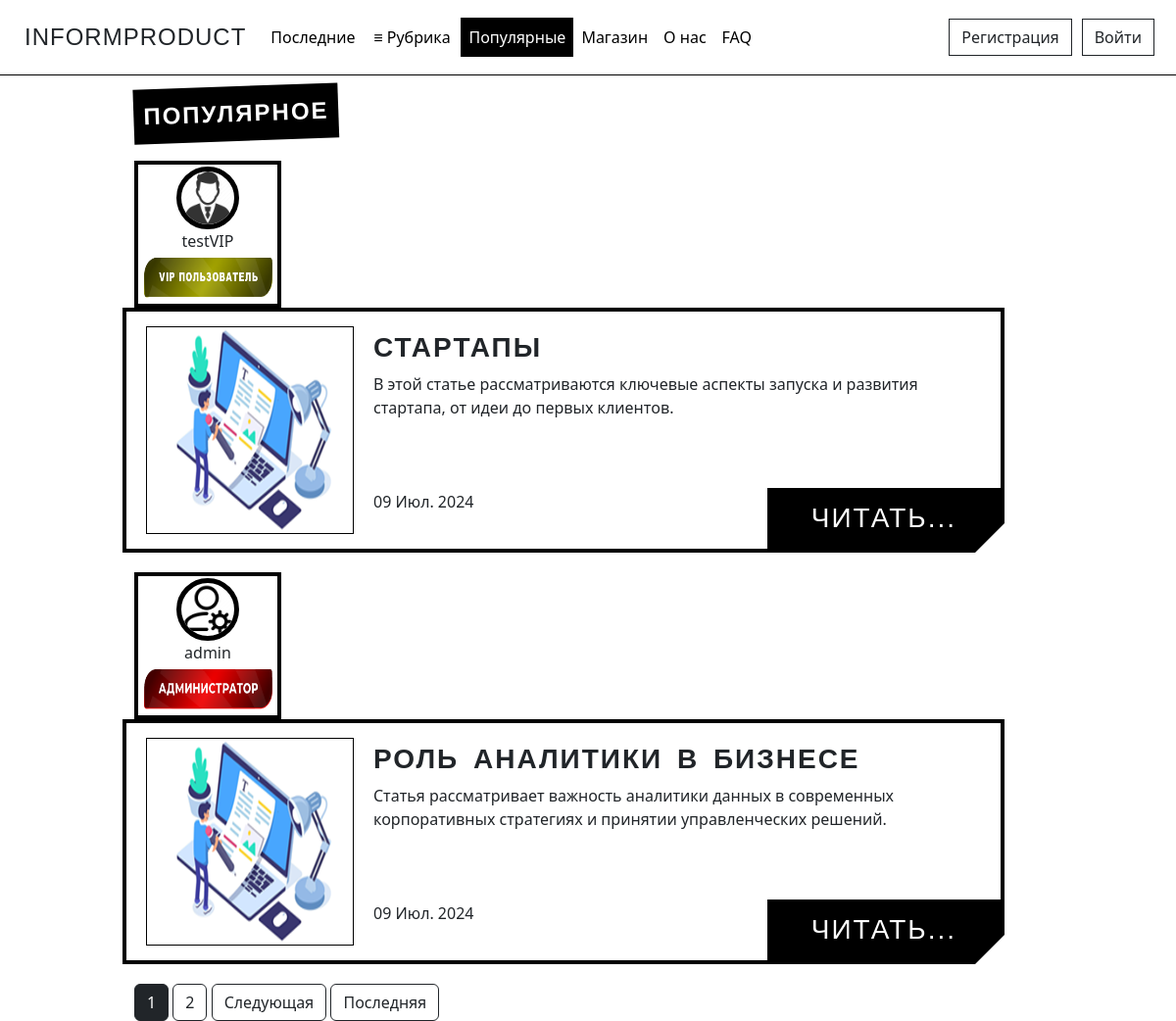
The app's page /popular with its own data.
### journal/models.py (models this page shows, shortened)
class Article(models.Model):
    CATEGORY_CHOICES = [
        ('Analytics', 'Аналитика'),
        ('ART', 'АРТ'),
        ('Music', 'Музыка'),
        ('Science', 'Наука'),
        ('Varial', 'Разное'),
    ]
    title = models.CharField('Название', max_length=100)
    description = models.TextField('Описание')
    text = models.TextField('Основной текст')
    category = models.CharField(max_length=50, verbose_name='Рубрика', choices=CATEGORY_CHOICES, default='Разное')
    author = models.ForeignKey(User, verbose_name='Автор', on_delete=models.CASCADE)
    publication = models.BooleanField('Статус публикации', default=False)
    date = models.DateTimeField('Дата', default=timezone.now)
    likes = models.IntegerField('Количество лайков', default=0)
    img = models.ImageField('Превью', default='default_preview.png', upload_to='preview_images')
    class Meta:
        verbose_name = 'Статью'
        verbose_name_plural = 'Статьи'

### users/models.py (models this page shows, shortened)
class Profile(models.Model):
    STATUS_CHOICES = {
        ('User', 'Пользователь'),
        ('User VIP', 'VIP пользователь'),
        ('Admin', 'Администратор'),
    }
    user = models.OneToOneField(User, verbose_name='Имя пользователя', on_delete=models.CASCADE)
    img = models.ImageField('Фото пользователя', default='default_user.png', upload_to='user_images')
    status = models.CharField(max_length=20, verbose_name='Статус пользователя', choices=STATUS_CHOICES, default='User')
    vip_status_expiry = models.DateTimeField(verbose_name='Окончание VIP статуса', null=True, blank=True)
    class Meta:
        verbose_name = 'Профаил'
        verbose_name_plural = 'Профайлы'

### journal/views.py (the view)
# urls.py: path('popular', views.PopularListView.as_view(), name='popular_list'),
class PopularListView(ListView):
    model = Article
    template_name = 'journal/popular_list.html'
    context_object_name = 'articles'
    paginate_by = 2
    def get_queryset(self):
        users_count = User.objects.filter().distinct().count()
        popularity_threshold = math.floor(users_count * 0.1)
        if popularity_threshold == 0:
            popularity_threshold = 1
        return Article.objects.filter(publication=True).filter(
            Q(author__profile__status='User VIP') | Q(likes__gte=popularity_threshold)
        ).order_by('-likes')

### journal/templates/journal/popular_list.html (shortened to what this page needs)
{% extends 'journal/base.html' %}
{% block popular_active %}
  active
{% endblock %}
{% block content %}
  <div class="tilted-text font"> Популярное</div>
  {% if articles %}
    {% for article in articles %}
      <div class="alert-light">
        <div class="row">
          <div class="col-md-2">
            <a href="{% url 'user_articles' article.author %}" class="no-underline">
              <div class="profile-container">
                <img src="{{ article.author.profile.img.url }}" alt="{{ article.author }}" class="user_images">
                <p>{{ article.author.username }}</p>
                {% if article.author.profile.status == 'User' %}
                  <img src="pictures/main_page/user_label.png" alt="Badge" height="50" width="139" class="badge-image">
                {% elif article.author.profile.status == 'Admin' %}
                  <img src="pictures/main_page/admin_label.png" alt="Badge" height="50" width="139" class="badge-image">
                {% else %}
                  <img src="pictures/main_page/user_vip_label.png" alt="Badge" height="50" width="139" class="badge-image">
                {% endif %}
              </div>
            </a>
          </div>
          <div class="col-md-9 frame">
            <div class="img-container">
              <img src="{{ article.img.url }}">
            </div>
            <div class="text-container">
              <h1 class="font"><strong>{{ article.title|striptags }}</strong></h1>
              <p><b></b>{{ article.description|striptags|truncatechars:210 }}</p>
              <a class="read-more font" href="{% url 'article_detail' article.id %}">Читать...</a>
              <p class="published-date">
                <span class="date">{{ article.date | date:"d M. Y" }}</span>
              </p>
            </div>
          </div>
        </div>
      </div>
    {% endfor %}
    {% if is_paginated %}
      {% for num in page_obj.paginator.page_range %}
        {% if num == page_obj.number %}
          <button class="btn btn-dark">{{ num }}</button>
        {% elif num > page_obj.number|add:'-2' and num < page_obj.number|add:'2' %}
          <a href="?page={{ num }}" class="btn btn-outline-dark">{{ num }}</a>
        {% endif %}
      {% endfor %}
      {% if page_obj.has_next %}
        <a href="?page={{ page_obj.next_page_number }}" class="btn btn-outline-dark">Следующая</a>
        <a href="?page={{ page_obj.paginator.num_pages }}" class="btn btn-outline-dark">Последняя</a>
      {% endif %}
    {% endif %}
  {% else %}
    <p class="text-author">В данный момент нет популярных статей. Загляните позже или посмотрите другие разделы сайта.</p>
  {% endif %}
{% endblock %}

### journal/static/journal/main.css (style rules this page uses)
.user_images { width: 64px; height: 64px; border-radius: 50%; border: 5px solid #000; object-fit: cover; margin-right: 15px; }
body { background-repeat: no-repeat; background-size: cover; background-attachment: fixed; background-position: center; padding-top: 60px; }
.alert-light { background-color: rgba(255, 255, 255, 0.8); }
.profile-container { border: 4px solid #000; padding: 2px; width: 150px; text-align: center; }
.profile-container p { margin: 0; }
.user_images { display: block; margin: 0 auto; }
.no-underline { text-decoration: none; color: inherit; }
.read-more { position: absolute; bottom: 0; right: 0; background-color: black; color: white; padding: 10px 45px; text-decoration: none; font-size: 18px; }
.frame { display: flex; align-items: center; padding: 20px; border: 4px solid black; position: relative; width: 900px; height: 250px; background-color: white; box-sizing: border-box; clip-path: polygon(0 0, 100% 0, 100% calc(100% - 30px), calc(100% - 30px) 100%, 0 100%); margin-bottom: 20px; }
.img-container { margin-right: 20px; border: 1px solid black; }
.text-container { display: flex; flex-direction: column; justify-content: space-between; height: 100%; }
.font { font-family: 'Impact', sans-serif; letter-spacing: 2px; word-spacing: 5px; font-size: 28px; text-transform: uppercase; }
.text-container p.published-date { margin-top: auto; height: 12%; }
.tilted-text { display: inline-block; background-color: black; color: white; font-weight: bold; font-size: 24px; padding: 10px; transform: rotate(-2deg) translateY(-20px); user-select: none; }
.badge-image { display: block; }

### records on screen
Article: author.profile.img (picture), author.username "testVIP", img (placeholder picture), title "СТАРТАПЫ", description "В этой статье рассматриваются ключевые аспекты запуска и развития стартапа, от идеи до первых клиентов.", date "09 Июл. 2024"
Article: author.profile.img (picture), author.username "admin", img (placeholder picture), title "РОЛЬ АНАЛИТИКИ В БИЗНЕСЕ", description "Статья рассматривает важность аналитики данных в современных корпоративных стратегиях и принятии управленческих решений.", date "09 Июл. 2024"

### other values on screen
{{ num }} "1"
{{ num }} "2"
